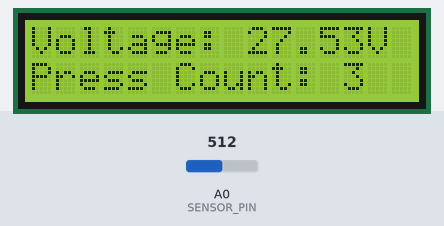
A sketch run on a simulated Arduino Uno, built with avr-gcc and run on an emulated ATmega328P. Shown: 16×2 character LCD. The test bench sets the inputs (shaded band); at power-on: A0 (SENSOR_PIN) = 512.

Above: at 3.2 s.
3.3 s: A0 (SENSOR_PIN) set to 197
At 4.1 s:
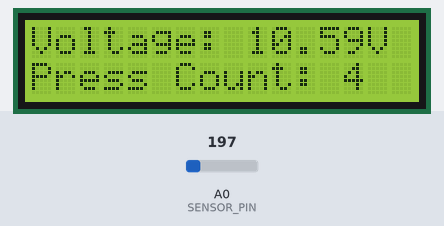
5.7 s: A0 (SENSOR_PIN) set to 176
At 6.2 s:
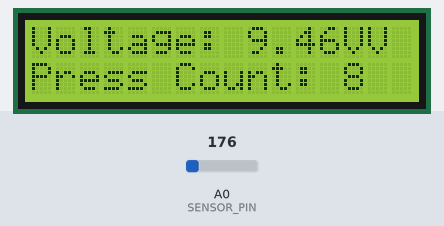
8.8 s: A0 (SENSOR_PIN) set to 0
At 10.1 s:
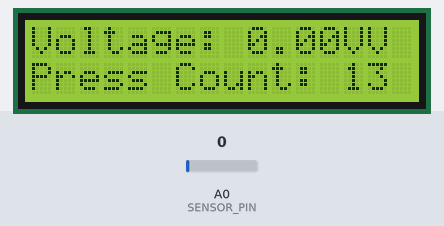
Timing chart, 0 to 11.8 s (numbered marks = the images above; inputs shaded):
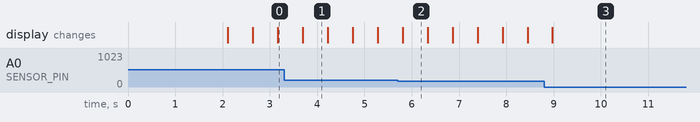

Measured:
- the behaviour switches between 186 and 185 on A0 (SENSOR_PIN) (found by bisection; images 1 and 2)
- after the input at 5.7 s, the display: changes after 0.11 s (image 2)
- what the display in image 1 shows lasts 0.5 s, from 3.7 s to 4.2 s

The sketch:

Piezo_code.ino
```cpp
#include <Wire.h>
#include <LiquidCrystal_I2C.h>
#define SENSOR_PIN A0                // Analog pin connected to DC Voltage Sensor
#define VOLTAGE_THRESHOLD 0.01       // Set a voltage level to count presses
LiquidCrystal_I2C lcd(0x27, 16, 2);  // LCD I2C address
int pressCount = 0;                  // Counter for threshold crossings
float voltage = 0.0;                 // Measured voltage
void setup() {
  lcd.init();
  lcd.backlight();
  lcd.setCursor(0, 0);
  lcd.print("Voltage Monitor");
  delay(2000);
  lcd.clear();
}
void loop() {
  int sensorValue = analogRead(SENSOR_PIN);
  voltage = sensorValue * (5.0 / 1023.0) * 11;  // Scaling factor for 50V sensor
  lcd.setCursor(0, 0);
  lcd.print("Voltage: ");
  lcd.print(voltage, 2);
  lcd.print("V");
  // Check if voltage crosses the threshold
  if (voltage >= VOLTAGE_THRESHOLD) {
    pressCount++;
    lcd.setCursor(0, 1);
    lcd.print("Press Count: ");
    lcd.print(pressCount);
    delay(500);  // Debounce delay
  }
}
```
